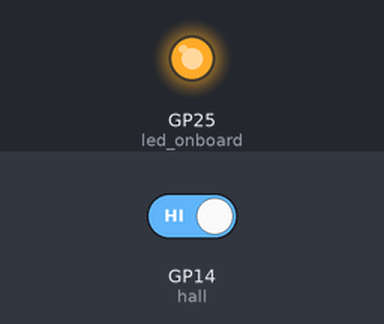
The program below on a simulated Raspberry Pi Pico running MicroPython. Shown: output pins drawn as LEDs (lit = HIGH). The test bench sets the inputs (shaded band); at power-on: GP14 (hall) HIGH. WiFi joins after 1.5 s; no MQTT or app messages arrive unless stated; the clock reads 2024-03-15 10:24:30 at power-on unless the program sets it.

Above: at 0.11 s.
At 4.8 s:
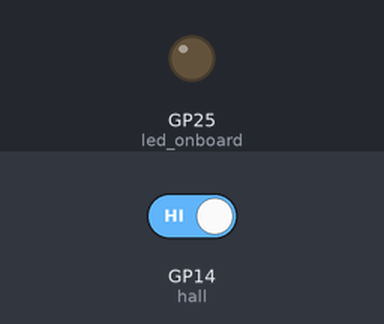
4.9 s: GP14 (hall) driven LOW
Timing chart, 0 to 10.5 s (numbered marks = the images above; inputs shaded):
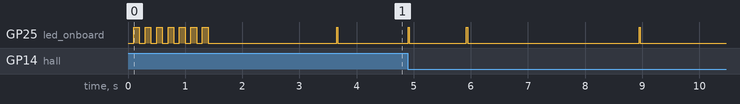

The program:

main.py
```python
# Pico G, the one on my gate
from ubinascii import hexlify
import machine
from umqttsimple import MQTTClient
import utime

## pins
led_onboard = machine.Pin("LED", machine.Pin.OUT)
hall = machine.Pin(14, machine.Pin.IN, machine.Pin.PULL_UP)
gateOpen = False

## MQTT Stuff
CLIENT_ID = hexlify(machine.unique_id()) #To create an MQTT client, we need to get the PICOW unique ID
MQTT_BROKER = "io.adafruit.com" # MQTT broker IP address or DNS
PORT = 1883
ADAFRUIT_USERNAME = "michelow"
ADAFRUIT_PASSWORD = "aio_xnAU80fke1w7PYPBzSyxLnQZYAwO"
PUBLISH_TOPIC_1 = b"michelow/f/gate"
PUBLISH_TOPIC_2 = SUBSCRIBE_TOPIC = b"michelow/f/alive"

def sendAliveStatus():
    mqttClient.publish(topic=PUBLISH_TOPIC_2, msg=str("G").encode(), qos=1) # type: ignore

def sendRestartRequest():
    mqttClient.publish(topic=PUBLISH_TOPIC_2, msg=str("restart").encode(), qos=1) # type: ignore


## MQTT publish function with gate info
def publishGateState():
    try:
        global gateOpen
        gateOpen = bool(hall.value())
        mqttClient.publish(topic=PUBLISH_TOPIC_1, msg=str(int(gateOpen)).encode(), qos=1) # type: ignore

        # blink
        led_onboard.toggle()
        utime.sleep_ms(20)
        led_onboard.toggle()
    except:
        machine.reset()

## Callback function to handle interrupt event
def interrupt_callback(pin):
    for i in range(0, 3):
        publishGateState()
        utime.sleep(i*2+1)

def MQTT_subscribe_callback(topic, msg):
    if msg.decode() == "D":
        global picoDLastSeen
        picoDLastSeen = utime.time()
    elif msg.decode() == "restart":
        sendRestartRequest()
        utime.sleep(2)
        machine.reset()


#print(f"Begin connection with MQTT Broker :: {MQTT_BROKER}")
mqttClient = MQTTClient(CLIENT_ID, MQTT_BROKER, PORT, ADAFRUIT_USERNAME, ADAFRUIT_PASSWORD, keepalive=120)
try:
    mqttClient.set_callback(MQTT_subscribe_callback)
    mqttClient.connect()
    utime.sleep(2)
    mqttClient.subscribe(SUBSCRIBE_TOPIC, qos=1)
except:
    machine.reset()
#print(f"Connected to MQTT  Broker :: {MQTT_BROKER} successfully!")

## Configure pin 14 as an input pin with an interrupt
hall.irq(trigger=(machine.Pin.IRQ_RISING | machine.Pin.IRQ_FALLING), handler=interrupt_callback)

publishGateState() # inital publish
#print("Initial publish done, starting routine.")

global picoDLastSeen
picoDLastSeen = utime.time()

while True:
    try:
        mqttClient.check_msg()

        if(utime.time() - picoDLastSeen > 35):
            sendRestartRequest()
            utime.sleep(2)
            machine.reset()

        utime.sleep(5)
        sendAliveStatus()
        utime.sleep(5)
        publishGateState()
    except:
        machine.reset()

vsc
```

boot.py
```python
# boot.py -- run on boot-up
import network, utime
from machine import Pin, reset

onboard_LED = Pin("LED", Pin.OUT)
onboard_LED.toggle()

# Replace the following with your WIFI Credentials
SSID = "Michis WLAN"
SSID_PASSWORD = "youstink"


def do_connect():
    sta_if = network.WLAN(network.STA_IF)
    if not sta_if.isconnected():
        #print('connecting to network...')
        sta_if.active(True)
        sta_if.connect(SSID, SSID_PASSWORD) # type: ignore
        counter = 0
        while not sta_if.isconnected():
            #print("Attempting to connect....")
            onboard_LED.toggle()
            utime.sleep_ms(100)
            counter += 1
            if(counter > 150):
                reset()
    #print('Connected! Network config:', sta_if.ifconfig())

#print("Connecting to your wifi...")
do_connect()
onboard_LED.value(0)
```
